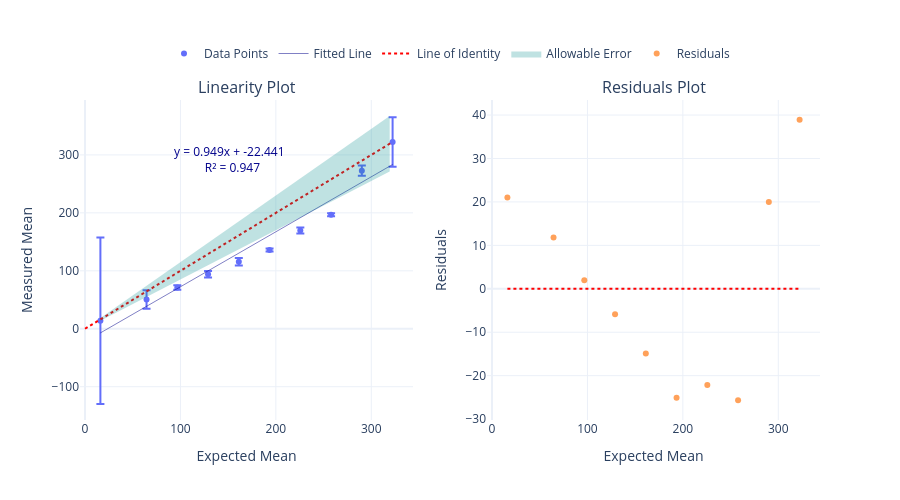

This figure's notebook cell:
### Code cell
import CC_Method_Analysis_v_0_1 as CC
import pandas as pd
from scipy import stats
import numpy as np
from docx import Document 
from docx.shared import Inches, Cm, Pt
import pandas as pd


from importlib import reload
reload(CC)

#______________Test and Error information____________________________

Test_Analyte = 'Lp(a)'
Test_Unit = 'nmol/L'
Input_file_name = "Liprotein_a.xlsx"
Output_file_name = 'LinearityReport.docx'

Error_level_cut_off = None # cut-off between absolute and percentage error
error1 = None # absolute error limit below the cut-off
error2 = 15 # percentage error limit above the cut-off
#___________________________________________________________

#open a blank document
document = Document()

#adjust page margins
sections = document.sections
for section in sections:
    section.top_margin = Cm(1.5)
    section.bottom_margin = Cm(1.5)
    section.left_margin = Cm(1.5)
    section.right_margin = Cm(1.5)

document.save(Output_file_name)

df_Linearity = pd.read_excel(Input_file_name, 
                      sheet_name='Linearity, Sr', 
                      usecols='A:F',
                      skiprows=range(0,14),
)

df_Linearity


Lvl_avg = df_Linearity.groupby('Levels')['Measured Result'].mean()
Lvl_sd = df_Linearity.groupby('Levels')['Measured Result'].std()
Lvl_exp = df_Linearity.groupby('Levels')['Expected Result'].mean()

df_Linearity_summary = pd.DataFrame({'Levels': Lvl_avg.index,
                                    'Measured Mean': Lvl_avg.values,
                                    'Measured SD': Lvl_sd.values,
                                    'Expected Mean': Lvl_exp.values
                                    })


# calculate the 95% confindence
# Use t-distribution for critical value
n = 2 
t_critical = stats.t.ppf((1 + 0.95) / 2, df=n-1)
t_critical

se = df_Linearity_summary['Measured SD']/np.sqrt(n)

df_Linearity_summary['Measured Mean Error'] =  t_critical * se #95% CI error margin to plot on the mean
df_Linearity_summary

CC.linearity_output(document = document,
                analyte= Test_Analyte,
                Measured_mean= df_Linearity_summary['Measured Mean'],
                Expected_mean= df_Linearity_summary['Expected Mean'], 
                Measured_err= df_Linearity_summary['Measured Mean Error'],
                n=n,
                Error_level_cut_off=Error_level_cut_off,
                error1=error1,
                error2=error2,
                Unit= Test_Unit
                )                
document.save(Output_file_name)

### Figure 1 — Plotly figure (JSON) as saved in the notebook; plotly's stock layout.template omitted (floating-point values rounded to 4 significant figures; data arrays with more than 128 entries replaced by an {"elided": "..."} marker saying what was removed)
{"data": [{"error_y": {"array": [42.57, 143.7, 8.894, 2.541, 5.082, 2.541, 6.353, 5.718, 3.812, 15.88], "type": "data"}, "mode": "markers", "name": "Data Points", "type": "scatter", "x": [322.4, 16.12, 290.1, 257.9, 225.7, 193.4, 161.2, 128.9, 96.71, 64.47], "xaxis": "x", "y": [322.4, 13.85, 272.8, 196.6, 169.5, 136.0, 115.6, 94.05, 71.3, 50.55], "yaxis": "y"}, {"line": {"color": "darkblue", "width": 0.5}, "mode": "lines", "name": "Fitted Line", "type": "scatter", "x": [16.12, 322.4], "xaxis": "x", "y": [-7.147, 283.4], "yaxis": "y"}, {"line": {"color": "red", "dash": "dot", "width": 2}, "mode": "lines", "name": "Line of Identity", "showlegend": true, "type": "scatter", "x": [0, 322.4], "xaxis": "x", "y": [0, 322.4], "yaxis": "y"}, {"fill": "toself", "fillcolor": "rgba(0, 139, 139, .25)", "line": {"color": "rgba(255,255,255,0)"}, "name": "Allowable Error", "showlegend": true, "type": "scatter", "x": {"elided": "200 float values"}, "xaxis": "x", "y": {"elided": "200 float values"}, "yaxis": "y"}, {"mode": "markers", "name": "Residuals", "type": "scatter", "x": [322.4, 16.12, 290.1, 257.9, 225.7, 193.4, 161.2, 128.9, 96.71, 64.47], "xaxis": "x2", "y": [38.92, 21.0, 19.96, -25.66, -22.17, -25.07, -14.9, -5.858, 1.974, 11.82], "yaxis": "y2"}, {"line": {"color": "red", "dash": "dot", "width": 2}, "mode": "lines", "name": "Zero Line", "showlegend": false, "type": "scatter", "x": [16.12, 322.4], "xaxis": "x2", "y": [0, 0], "yaxis": "y2"}], "layout": {"annotations": [{"font": {"size": 16}, "showarrow": false, "text": "Linearity Plot", "x": 0.225, "xanchor": "center", "xref": "paper", "y": 1, "yanchor": "bottom", "yref": "paper"}, {"font": {"size": 16}, "showarrow": false, "text": "Residuals Plot", "x": 0.775, "xanchor": "center", "xref": "paper", "y": 1, "yanchor": "bottom", "yref": "paper"}, {"align": "center", "font": {"color": "darkblue", "size": 12}, "showarrow": false, "text": "y = 0.949x + -22.441 <br> R² = 0.947", "x": 153.1, "xref": "x", "y": 291.5, "yref": "y"}], "height": 500, "legend": {"orientation": "h", "x": 0.5, "xanchor": "center", "y": 1.1, "yanchor": "bottom"}, "showlegend": true, "width": 900, "xaxis": {"anchor": "y", "domain": [0, 0.45], "title": {"text": "Expected Mean"}}, "xaxis2": {"anchor": "y2", "domain": [0.55, 1], "title": {"text": "Expected Mean"}}, "yaxis": {"anchor": "x", "domain": [0, 1], "title": {"text": "Measured Mean"}}, "yaxis2": {"anchor": "x2", "domain": [0, 1], "title": {"text": "Residuals"}}}}
